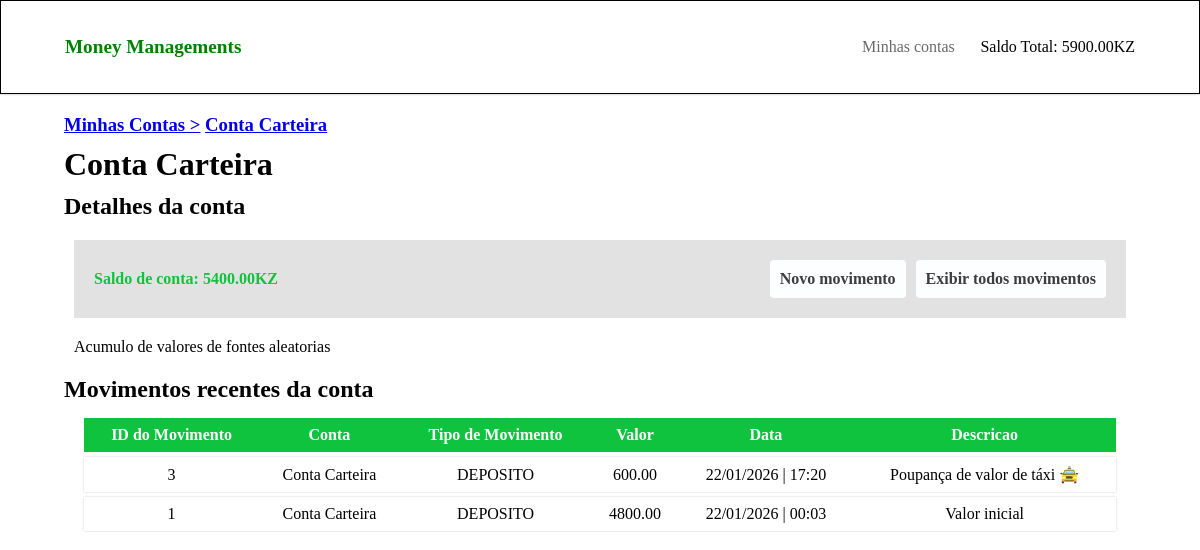
The app's page /contas/1/, older data.
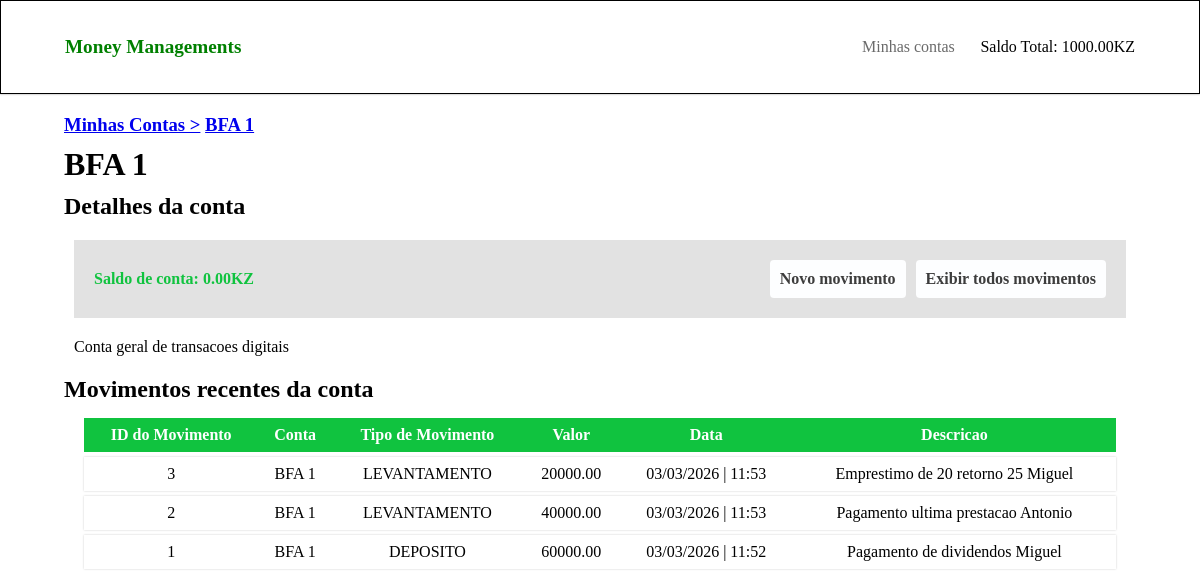
The same page, newer data.
### money_managements/models.py (models this page shows, shortened)
class Conta(models.Model):
    conta = models.CharField(max_length=100, null=True)
    descricao = models.CharField(max_length=500)
    saldo = models.DecimalField(max_digits=10, decimal_places=2)
    def __str__(self):
        return self.conta

class Movimento(models.Model):
    TIPO_MOVIMENTO = (
        ('Deposito', 'DEPOSITO'),
        ('Levantamento', 'LEVANTAMENTO')
    )
    conta = models.ForeignKey(Conta, on_delete=models.CASCADE, related_name='movimentos')
    tipo = models.CharField(max_length=12, choices=TIPO_MOVIMENTO, default='DEPOSITO')
    valor = models.DecimalField(max_digits=10, decimal_places=2)
    data = models.DateTimeField(auto_now_add=True)
    descricao = models.CharField(max_length=50, null=True)

### money_managements/views.py (the view)
# urls.py: path('contas/<int:conta_id>/', views.conta, name='conta'),
def conta(request, conta_id):
    conta = Conta.objects.get(id=conta_id)
    movimentos = conta.movimentos.all().order_by('-data')[:10]
    dados = { 'conta' : conta, 'movimentos' : movimentos[:10] }
    return render(request, 'm_mg/conta.html', dados)

### money_managements/context_processors.py (called while the page is built)
def dados_globais(request):
    saldo_geral = Saldo_geral()
    contas = Conta.objects.all()
    saldo = 0
    for conta in contas:
        saldo += conta.saldo
    saldo_geral.saldo_geral = saldo
    dados = { 'saldo_geral' : str(saldo_geral) +'KZ' }
    return dados

### money_managements/models.py (called while the page is built)
    def __str__(self):
        return str(self.saldo_geral)

### money_managements/templates/m_mg/conta.html
{% extends 'm_mg/base.html'%}
{% block conteudo %}
    <main class="minha_conta">
        <h3><a href="{% url 'contas' %}">Minhas Contas ></a>
           <a href="{% url 'conta' conta.id %}">{{ conta }}</a>
        </h3>
        <h1>{{ conta }}</h1>
        <h2>Detalhes da conta</h2>
        <div class="content">
            <div class="links">
                <span>Saldo de conta: {{ conta.saldo }}KZ</span>
                <div class="links-2">
                    <a href="{% url 'movimento' conta.id %}">Novo movimento</a>
                    <a href="{% url 'listar_movimentos' conta.id %}">Exibir todos movimentos</a>
                </div>
            </div>
            <P>{{ conta.descricao }}</P>
        </div>
        <h2>Movimentos recentes da conta</h2>
        <section class="section-listagem">
            <div class="tabela-container">
                <div class="container-2">
                    <table>
                        <thead>
                            <tr>
                                <th>ID do Movimento</th>
                                <th>Conta</th>
                                <th>Tipo de Movimento</th>
                                <th>Valor</th>
                                <th>Data</th>
                                <th>Descricao</th>
                            </tr>
                        </thead>
                        <tbody>
                            {% for movimento in movimentos %}
                                <tr>
                                    <td>{{ movimento.id }}</td>
                                    <td>{{ movimento.conta }}</td>
                                    <td>{{ movimento.tipo }}</td>
                                    <td>{{ movimento.valor }}</td>
                                    <td>{{ movimento.data|date:'d/m/Y | H:i'}}</td>
                                    <td>{{ movimento.descricao }}</td>
                                </tr>
                            {% empty %}
                                <p>Nenhum movimento realizado </p>
                            {% endfor %}
                        </tbody>
                    </table>
                </div>
            </div>
        </section>
    </main>
{% endblock %}

Row changes from the older to the newer data that the page shows:
changed Conta: conta "Conta Carteira" → "BFA 1"; saldo "5400.00" → "0.00"; descricao "Acumulo de valores de fontes aleatorias" → "Conta geral de transacoes digitais"
changed Movimento id 3: conta "Conta Carteira" → "BFA 1"; tipo "DEPOSITO" → "LEVANTAMENTO"; valor "600.00" → "20000.00"; data|H "22/01/2026 | 17:20" → "03/03/2026 | 11:53"; descricao "Poupança de valor de táxi 🚖" → "Emprestimo de 20 retorno 25 Miguel"
now on this page (row edited): Movimento: id "2", conta "BFA 1", tipo "LEVANTAMENTO", valor "40000.00", data|H "03/03/2026 | 11:53", descricao "Pagamento ultima prestacao Antonio"
changed Movimento "DEPOSITO": conta "Conta Carteira" → "BFA 1"; valor "4800.00" → "60000.00"; data|H "22/01/2026 | 00:03" → "03/03/2026 | 11:52"; descricao "Valor inicial" → "Pagamento de dividendos Miguel"
Text that changed along with them:
{{ saldo_geral }}: "5900.00KZ" → "1000.00KZ"
